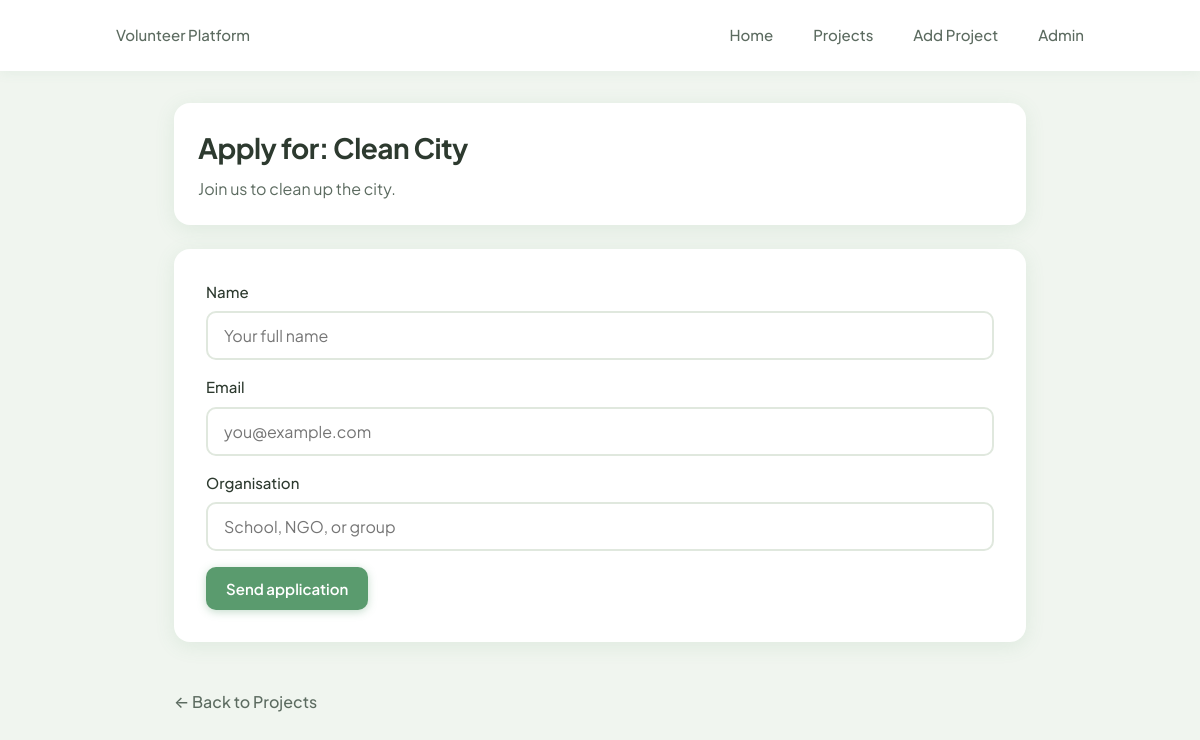
The page /projects/apply/1 on the database its author committed.
### models.py (models this page shows)
class VolunteerProject(db.Model):
    id = db.Column(db.Integer, primary_key=True)
    title = db.Column(db.String(100), nullable=False)
    description = db.Column(db.Text, nullable=False)

### app.py (the view, shortened to what this page needs)
@app.route("/projects/apply/<int:project_id>", methods=["GET", "POST"])
def apply_project(project_id):
    project = VolunteerProject.query.get_or_404(project_id)
    return render_template("apply.html", project=project)

### templates/apply.html (shortened to what this page needs)
{% extends "base.html" %}
{% block content %}
<div class="card" style="margin-bottom: var(--space-md); padding: var(--space-md);">
    <h1 class="page-title" style="margin-bottom: var(--space-xs);">Apply for: {{ project.title }}</h1>
    <p style="color: var(--color-text-muted); margin: 0; line-height: 1.5;">{{ project.description }}</p>
</div>
<div class="card" style="padding: var(--space-lg);">
    <form method="POST">
        <div class="form-group">
            <label for="name">Name</label>
            <input type="text" id="name" name="name" required placeholder="Your full name">
        </div>
        <div class="form-group">
            <label for="email">Email</label>
            <input type="email" id="email" name="email" required placeholder="you@example.com">
        </div>
        <div class="form-group">
            <label for="organisation">Organisation</label>
            <input type="text" id="organisation" name="organisation" required placeholder="School, NGO, or group">
        </div>
        <button type="submit" class="btn btn-primary">Send application</button>
    </form>
</div>
<a href="/projects" class="link-back">← Back to Projects</a>
{% endblock %}

### templates/base.html (style rules this page uses)
:root { --color-bg: #f0f5ef; --color-surface: #ffffff; --color-primary: #5a9b6e; --color-primary-soft: #7cb083; --color-primary-light: #b8d4be; --color-text: #2d3a2f; --color-text-muted: #5c6b60; --color-border: #e0e8de; --shadow-soft: 0 2px 12px rgba(90, 155, 110, 0.08); --shadow-card: 0 4px 20px rgba(90, 155, 110, 0.12); --radius-sm: 10px; --radius-md: 16px; --radius-lg: 24px; --radius-full: 9999px; --space-xs: 8px; --space-sm: 16px; --space-md: 24px; --space-lg: 32px; --space-xl: 48px; }
* { box-sizing: border-box; }
body { font-family: 'Plus Jakarta Sans', -apple-system, BlinkMacSystemFont, sans-serif; margin: 0; background: var(--color-bg); color: var(--color-text); font-size: 16px; line-height: 1.5; min-height: 100vh; }
.page-title { font-size: 1.75rem; font-weight: 700; color: var(--color-text); margin: 0 0 var(--space-md); letter-spacing: -0.02em; }
.card { background: var(--color-surface); border-radius: var(--radius-md); box-shadow: var(--shadow-card); padding: var(--space-md); margin-bottom: var(--space-md); }
.btn { display: inline-block; font-family: inherit; font-size: 0.9375rem; font-weight: 600; padding: 12px 20px; border-radius: var(--radius-sm); border: none; cursor: pointer; text-decoration: none; text-align: center; transition: transform 0.15s, box-shadow 0.15s; }
.btn-primary { background: var(--color-primary); color: white; box-shadow: 0 2px 8px rgba(90, 155, 110, 0.35); }
.form-group { margin-bottom: var(--space-sm); }
.form-group label { display: block; font-weight: 500; color: var(--color-text); margin-bottom: var(--space-xs); font-size: 0.9375rem; }
.form-group input, .form-group textarea { width: 100%; font-family: inherit; font-size: 1rem; padding: 12px 16px; border: 2px solid var(--color-border); border-radius: var(--radius-sm); background: var(--color-surface); color: var(--color-text); transition: border-color 0.2s; }
.link-back { display: inline-flex; align-items: center; gap: 6px; color: var(--color-text-muted); text-decoration: none; font-weight: 500; margin-top: var(--space-md); transition: color 0.2s; }

### rows shown on the page
VolunteerProject: title "Clean City", description "Join us to clean up the city."
